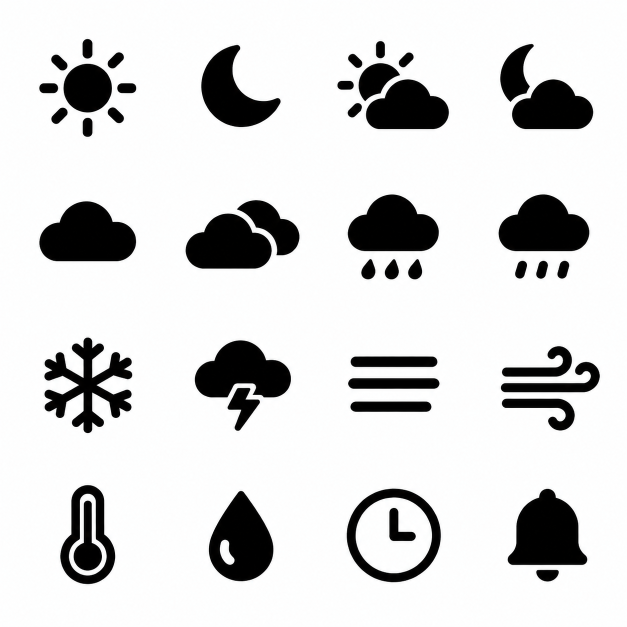
#> input picture assets/qingyu/source/weather-glyphs.png, 1254 x 1254 px (shown at 1/2 size); its folder holds 6 pictures in this run
$ python prepare-qingyu-assets.py
#> lines starting #> are read from the running program, lines starting #| are printed output that depends on the picture
#!/usr/bin/env python3
"""Crop and normalize the original AnyiOS image outputs without redrawing them."""
from collections import deque
from pathlib import Path
import hashlib
import json
import runpy
from PIL import Image, ImageOps

ROOT = Path(__file__).resolve().parent.parent / "assets/qingyu"
GROUPS = {
    "weather-glyphs": ["sun", "moon", "sun-cloud", "moon-cloud", "cloud", "overcast", "rain", "drizzle",
                       "snow", "thunder", "fog", "wind", "temperature", "humidity", "clock", "bell"],
    "primary-glyphs": ["music", "shelf", "todo", "mail", "quota", "calendar", "weather", "settings",
                       "pages", "placement", "play", "pause", "previous", "next", "volume", "mute"],
    "utility-glyphs": ["close", "left", "right", "plus", "check", "pencil", "refresh", "pin",
                       "clipboard", "search", "folder", "file", "link", "trash", "download", "expand"],
}


def main():
    target = ROOT / "glyphs"
    target.mkdir(parents=True, exist_ok=True)
    manifest = {"source": "AnyiOS image generation", "derivation": "4×4 cell crop, luminance to alpha, optical size normalization", "glyphs": {}}
    for group, names in GROUPS.items():
        source = Image.open(ROOT / "source" / (group + ".png")).convert("RGB")
#> source is the input picture: PIL image 1254x1254 RGB; mean R, G, B 214.9, 215.2, 215.2
        for i, name in enumerate(names):
            if name in ("quota", "calendar"):
                continue
            col, row = i % 4, i // 4
            cell = source.crop((round(col * source.width / 4), round(row * source.height / 4),
                                round((col + 1) * source.width / 4), round((row + 1) * source.height / 4)))
            mask = ImageOps.invert(ImageOps.grayscale(cell)).point(lambda v: max(0, min(255, (v - 12) * 255 // 230)))
            bounds = mask.getbbox()
            assert bounds is not None, name
            mask = mask.crop(bounds)
            mask.thumbnail((112, 112), Image.Resampling.LANCZOS)
            glyph = Image.new("RGBA", (128, 128), (255, 255, 255, 0))
            ink = Image.new("RGBA", mask.size, "white")
            ink.putalpha(mask)
            glyph.paste(ink, ((128 - mask.width) // 2, (128 - mask.height) // 2))
            path = target / (name + ".png")
            glyph.save(path, optimize=True)
            manifest["glyphs"][name] = {"source": group, "cell": i, "sha256": hashlib.sha256(path.read_bytes()).hexdigest()}
#> this loop made 16 passes
#> bounds on passes 1 to 12: (78, 77, 273, 274), (88, 87, 249, 255), (46, 80, 272, 259), (60, 87, 248, 259), (77, 88, 273, 210), (56, 86, 285, 225), (66, 74, 252, 247), (56, 74, 241, 246), (87, 46, 265, 240), (75, 51, 269, 235), (67, 85, 253, 197), (61, 63, 262, 235)
#> pass 1, in main, `cell = source.crop((round(col * source.width / 4), round(row * source...`:
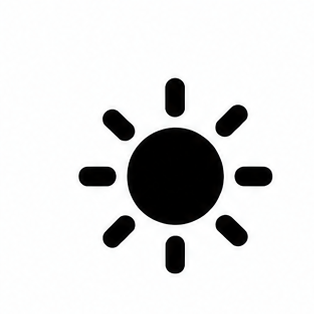
#> cell: PIL image 314x314 RGB; mean R, G, B 221.3, 221.5, 221.5
#> pass 1, in main, `mask = ImageOps.invert(ImageOps.grayscale(cell)).point(lambda v: max(0..`:
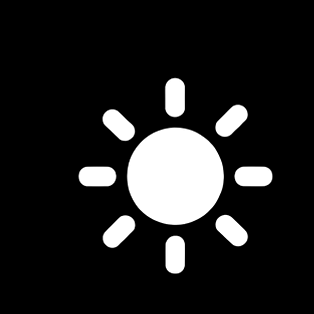
#> mask: PIL image 314x314 L; min 0, max 255, mean 32.6
#> pass 1, in main, `mask = mask.crop(bounds)`:
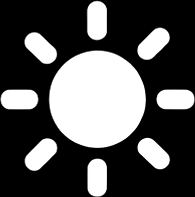
#> mask: PIL image 195x197 L; min 0, max 255, mean 83.6
#> after the loop:
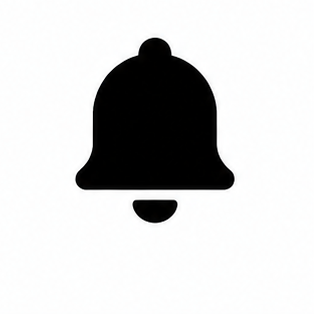
#> cell: PIL image 314x314 RGB; mean R, G, B 209, 209.2, 209.2
#> after the loop:
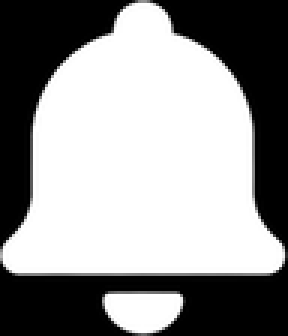
#> mask: PIL image 96x112 L (shown 3 times larger); min 0, max 255, mean 147.3
#> after the loop, manifest = 3 items
#> pass 2 of the loop in main, `for group, names in GROUPS.items():`:
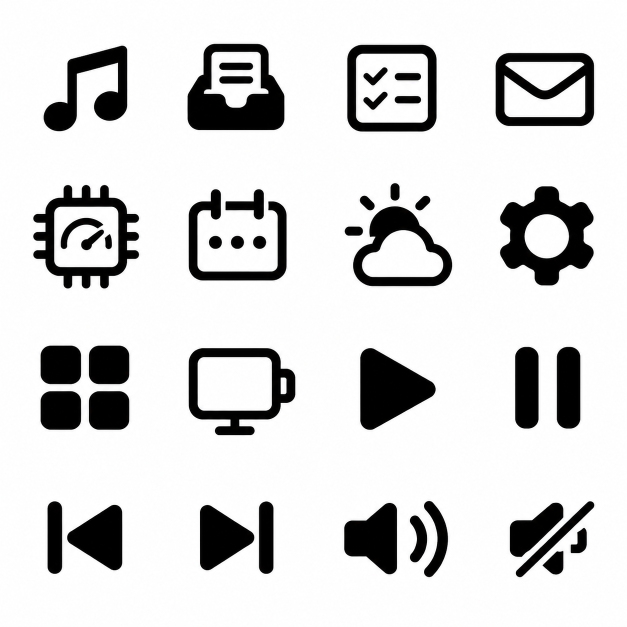
#> input picture assets/qingyu/source/primary-glyphs.png, 1254 x 1254 px (shown at 1/2 size)
#> in main, source is the input picture: PIL image 1254x1254 RGB; mean R, G, B 215.2, 215, 215.1
#> the loop in main, `for i, name in enumerate(names):` made 16 passes
#> bounds on passes 1, 2, 3, 4, 7, 8, 9, 10: (85, 89, 255, 263), (60, 87, 256, 261), (66, 87, 247, 264), (50, 104, 251, 253), (62, 51, 278, 261), (59, 58, 248, 259), (79, 63, 260, 233), (63, 68, 278, 244)
#> pass 1, in main, `mask = mask.crop(bounds)`:
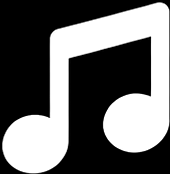
#> mask: PIL image 170x174 L; min 0, max 255, mean 106.5
#> after the loop in main, `for i, name in enumerate(names):`:
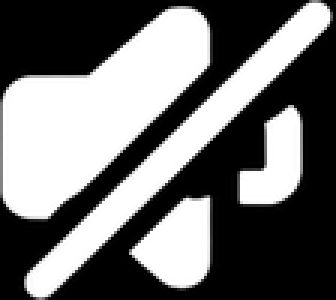
#> mask: PIL image 112x100 L (shown 3 times larger); min 0, max 255, mean 112.8
#> pass 3 of the loop in main, `for group, names in GROUPS.items():`:
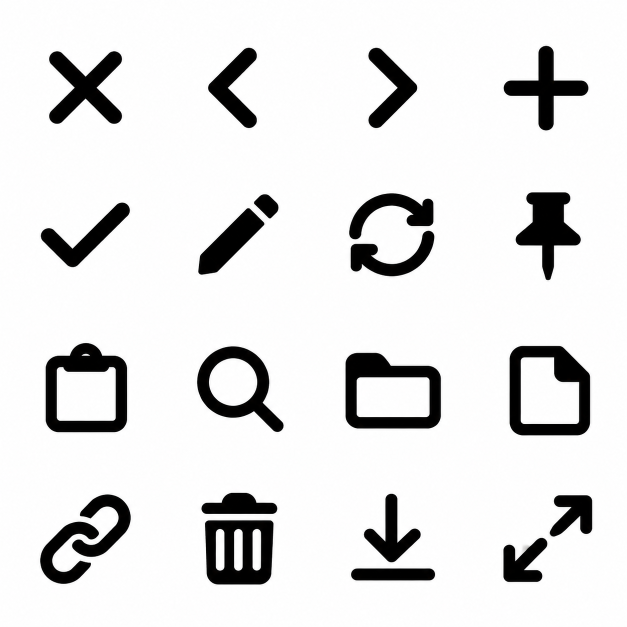
#> input picture assets/qingyu/source/utility-glyphs.png, 1254 x 1254 px (shown at 1/2 size)
#> in main, source is the input picture: PIL image 1254x1254 RGB; mean R, G, B 226.4, 226.3, 226.3
#> the loop in main, `for i, name in enumerate(names):` made 16 passes
#> bounds on passes 1 to 8: (97, 101, 245, 248), (102, 94, 202, 257), (107, 94, 208, 257), (66, 89, 238, 262), (80, 91, 261, 222), (82, 74, 244, 237), (70, 72, 243, 241), (91, 70, 224, 249)
#> pass 1, in main, `mask = mask.crop(bounds)`:
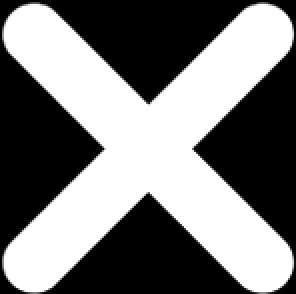
#> mask: PIL image 148x147 L (shown 2 times larger); min 0, max 255, mean 123.5
#> after the loop in main, `for i, name in enumerate(names):`:
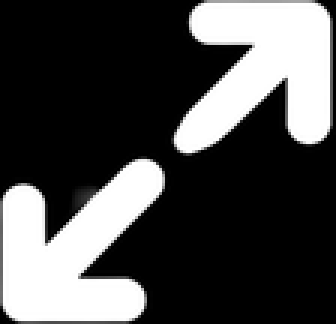
#> mask: PIL image 112x108 L (shown 3 times larger); min 0, max 255, mean 75.5
#> (the run stopped early here; a loop or call above may not have finished)
